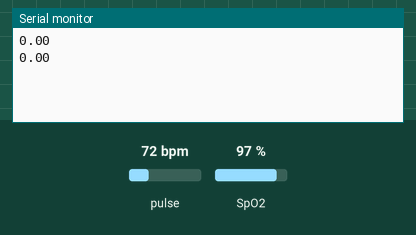
Bench run of a sketch on a simulated ESP8266 (NodeMCU). Parts: the last lines printed to the serial monitor. The test bench sets the inputs (shaded band); at power-on: pulse 72 bpm, SpO2 97 %. WiFi joins after 1.5 s; servers stay silent unless stated.

Above: at 3.2 s.
3.3 s: pulse set to 42 bpm
At 3.3 s:
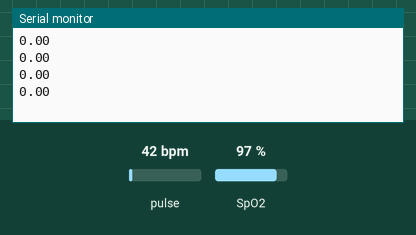
4.8 s: SpO2 set to 80 %
At 5.9 s:
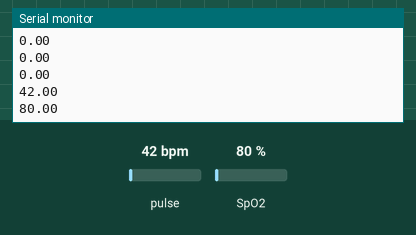
6.3 s: pulse set to 70 bpm
At 7.8 s:
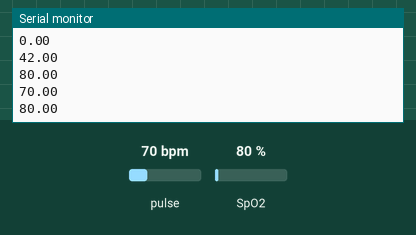
Timing chart, 0 to 9.3 s (numbered marks = the images above; inputs shaded):
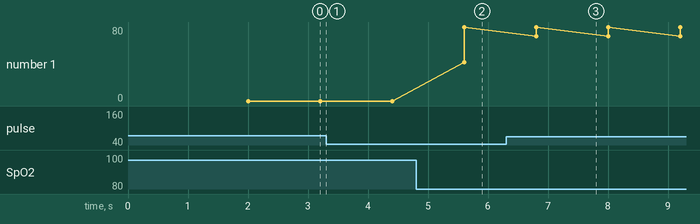

Measured:
- after the input at 4.8 s, the serial monitor: prints a new line after 0.80 s (image 2)
- after the input at 6.3 s, the serial monitor: prints a new line after 0.51 s (image 3)
- plotted number 1: 0 → 80 after the input at 4.8 s

The sketch:

ESP8266-SIM800L.ino
```cpp
#include <Wire.h>
#include "MAX30100_PulseOximeter.h"
#include <ESP8266WiFi.h>

// Replace with your network credentials
const char* ssid = "Phu An House L3.2";
const char* password = "7777999";

// Replace with your server address
const char* serverAddress = "192.168.32.105";

// Initialize the MAX30100 sensor
PulseOximeter pox;

void setup() {
  // Connect to Wi-Fi network
  WiFi.begin(ssid, password);
  while (WiFi.status() != WL_CONNECTED) {
    delay(1000);
  }

  // Initialize MAX30100 sensor
  pox.begin();
}

void loop() {
  // Update sensor data
  pox.update();

  // Get heart rate and SpO2 values
  float hr = pox.getHeartRate();
  float spo2 = pox.getSpO2();
  Serial.println(hr);
   Serial.println(spo2);


  // Create JSON data string
  String data = "{\"heart_rate\":" + String(hr) + ",\"spo2\":" + String(spo2) + "}";

  // Send data to server
  WiFiClient client;
  if (client.connect(serverAddress, 80)) {
    client.println("POST /data HTTP/1.1");
    client.println("Host: " + String(serverAddress));
    client.println("Content-Type: application/json");
    client.println("Content-Length: " + String(data.length()));
    client.println("Connection: close");
    client.println();
    client.println(data);
  }

  delay(1000);
}
```
